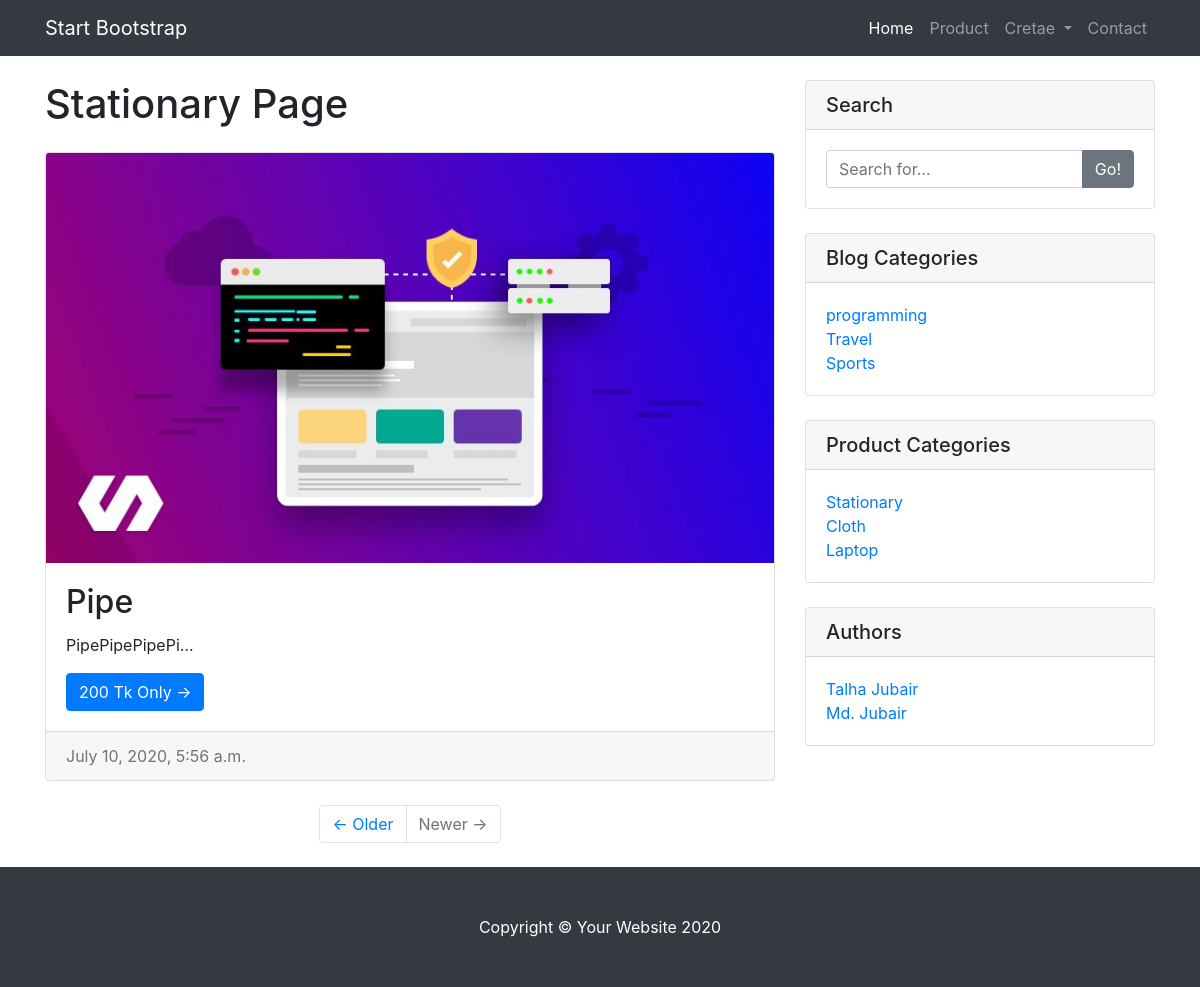
The page /product/category/Stationary on the database as committed earlier.
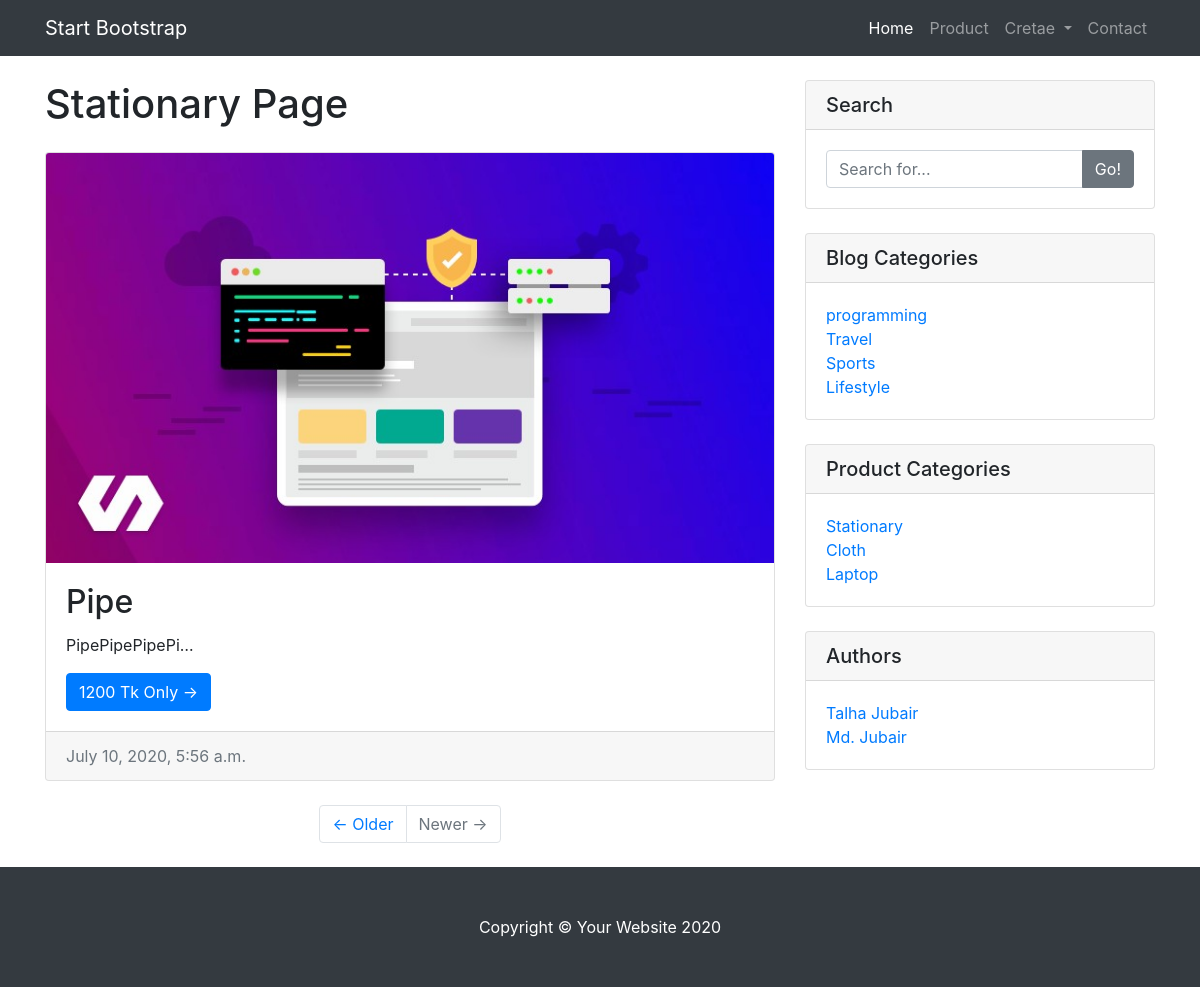
The same page on the database as committed later.
### product/models.py (models this page shows, shortened)
class Product(models.Model):
    name = models.CharField(max_length=50)
    photo = models.ImageField(upload_to='products')
    description = models.TextField()
    price = models.IntegerField()
    date = models.DateTimeField(auto_now_add=True)
    category = models.ForeignKey(Category, on_delete=models.CASCADE)

class Category(models.Model):
    name = models.CharField(max_length=50)

### blog/models.py (models this page shows, shortened)
class Category(models.Model):
    name = models.CharField(max_length=50)

class Profile(models.Model):
    full_name = models.CharField(max_length=50)
    user = models.OneToOneField(User, on_delete=models.CASCADE)

### product/views.py (the view)
# urls.py: path('category/<ctg_name>', views.category_post, name="category-post"),
def category_post(request, ctg_name):
    ctg_obj = Category.objects.get(name=ctg_name)
    pro_list = Product.objects.filter(category=ctg_obj)
    context = {'pro_list': pro_list, 'ctg_name': ctg_name}
    return render(request, 'product/product_ctg.html', context)

### bs4_blog/custom_context.py (called while the page is built)
def my_context(request):
    categories = Category.objects.all()
    profile = Profile.objects.all()
    p_ctg = product_category.objects.all()
    return {'categories': categories, 'profile': profile, 'p_ctg': p_ctg}

### templates/product/product_ctg.html
{% extends 'base.html' %}
  {% block content %}
      <div class="col-md-8">
        <h1 class="my-4">{{ ctg_name }} Page</h1>
      {% for product in pro_list %}
        <div class="card mb-4">
          <img class="card-img-top img-fluid" src="{{ product.photo.url }}" alt="Card image cap">
          <div class="card-body">
            <h2 class="card-title">{{ product.name }}</h2>
            <p class="card-text">{{ product.description|truncatechars:15 }}</p>
            <a href="{% url 'product-details' product.id %}" class="btn btn-primary">{{ product.price }} Tk Only &rarr;</a>
          </div>
          <div class="card-footer text-muted">
            {{ product.date }}
          </div>
        </div>
      {% endfor %}
        <ul class="pagination justify-content-center mb-4">
          <li class="page-item">
            <a class="page-link" href="#">&larr; Older</a>
          </li>
          <li class="page-item disabled">
            <a class="page-link" href="#">Newer &rarr;</a>
          </li>
        </ul>
      </div>
  {% endblock  %}

### templates/base.html (shortened to what the changed rows need)
{% load static %}
<!DOCTYPE html>
<html lang="en">
  <head>
    <link
      href="{% static 'bootstrap/css/bootstrap.min.css' %}"
      rel="stylesheet"
    />
    <link href="{% static 'css/blog-home.css' %}" rel="stylesheet" />
  </head>
  <body>
    <div class="container">
      <div class="row">
        {% block content %} {% endblock %}
        <div class="col-md-4">
          <div class="card my-4">
            <div class="card-body">
              <div class="row">
                <div class="col-lg-6">
                  <ul class="list-unstyled mb-0">
                    {% for ctg in categories %}
                    <li>
                      <a href="{% url 'category-post' ctg.name %}"
                        >{{ ctg.name }}</a
                      >
                    </li>
                    {% endfor %}
                  </ul>
                </div>
              </div>
            </div>
          </div>
          <div class="card my-4">
            <div class="card-body">
              <div class="row">
                <div class="col-lg-6">
                  <ul class="list-unstyled mb-0">
                    {% for product_ctg in p_ctg %}
                    <li>
                      <a href="{% url 'p-category-post' product_ctg.name %}"
                        >{{ product_ctg.name }}</a
                      >
                    </li>
                    {% endfor %}
                  </ul>
                </div>
              </div>
            </div>
          </div>
          <div class="card my-4">
            <div class="card-body">
              <div class="row">
                <div class="col-lg-6">
                  <ul class="list-unstyled mb-0">
                    {% for profiles in profile %}
                    <li>
                      <a href="#">{{ profiles.full_name }}</a>
                    </li>
                    {% endfor %}
                  </ul>
                </div>
              </div>
            </div>
          </div>
        </div>
      </div>
    </div>
  </body>
</html>

Rows that differ between the two databases and show on the page:
changed Product "Pipe": price "200" → "1200"
added Category: name "Lifestyle"
